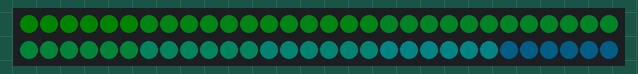
Simulated run of this sketch. Board: Arduino Uno, built with avr-gcc and run on an emulated ATmega328P. Shown: 60 RGB LEDs in strip order, left to right, continuing on the next row. Dim RGB values are drawn brighter than linear.

Above: at 0.02 s.
At 4.95 s:
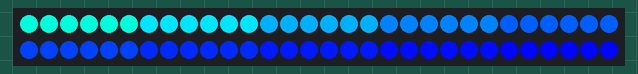
At 9.87 s:
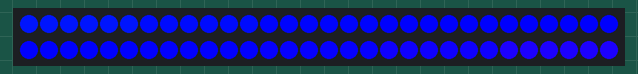
At 19.86 s:
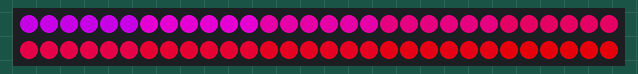
At 29.86 s:
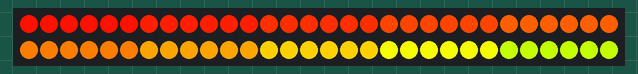
At 39.85 s:
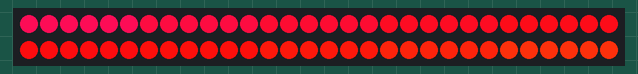

The sketch:

Light_Caverns.ino
```cpp
#include <Adafruit_NeoPixel.h>

#define PIN                    6
#define NUMPIXELS              60
#define NUM_SUBSTRIPS          10
#define PIXELS_PER_SUBSTRIP    6

#define POST_GREEN         25000/*32000*/
#define PRE_GREEN          6000/*50000*/

#define DELAY_MS         50

Adafruit_NeoPixel pixels(NUMPIXELS, PIN, NEO_GRB + NEO_KHZ800);

uint16_t hue = POST_GREEN;
bool hueDirectionUp = true;

uint8_t value = 64;
bool breatheDirectionUp = true;
bool breathePlateau = false;
uint8_t plateauTime = 0;

uint8_t saturation = 255;

void setup()
{
  pixels.begin();
}

void loop()
{
  // per-pixel hue calculations
  for(int i = 0; i < NUM_SUBSTRIPS; i++)
  {
    pixels.fill(pixels.gamma32(pixels.ColorHSV(hue + i * 1000, saturation, value)), i * PIXELS_PER_SUBSTRIP, PIXELS_PER_SUBSTRIP);
  }

  pixels.show();

  // color change logic
  if(hueDirectionUp)
  {
    hue += 100;
    if(hue > PRE_GREEN && hue - PRE_GREEN < 200)
      hueDirectionUp = false;
  }
  else
  {
    hue -= 100;
    if(hue < POST_GREEN && POST_GREEN - hue < 200)
      hueDirectionUp = true;
  }

  // brightness breathe logic
  if(breatheDirectionUp)
  {
    value += 4;
    if(value >= 252)
    {
      breatheDirectionUp = false;
      breathePlateau = true;
    }
  }
  else
  {
    if(breathePlateau)
    {
      plateauTime++;
      if(plateauTime > 200)
      {
        breathePlateau = false;
        plateauTime = 0;
      }
    }
    else
    {
      value -= 4;
      if(value <= 152)
        breatheDirectionUp = true;
    }
  }

  // saturation logic to avoid harsh reds
  if(hue < 4000)
    saturation = 255 - (uint8_t)(127.0 * (4000.0 - hue)/4000.0);
  else if(hue > 50535)
    saturation = 255 - (uint8_t)(127.0 * (hue - 50535.0)/15000.0);
  else
    saturation = 255;

  delay(DELAY_MS); // Pause before next pass through loop
}
```
